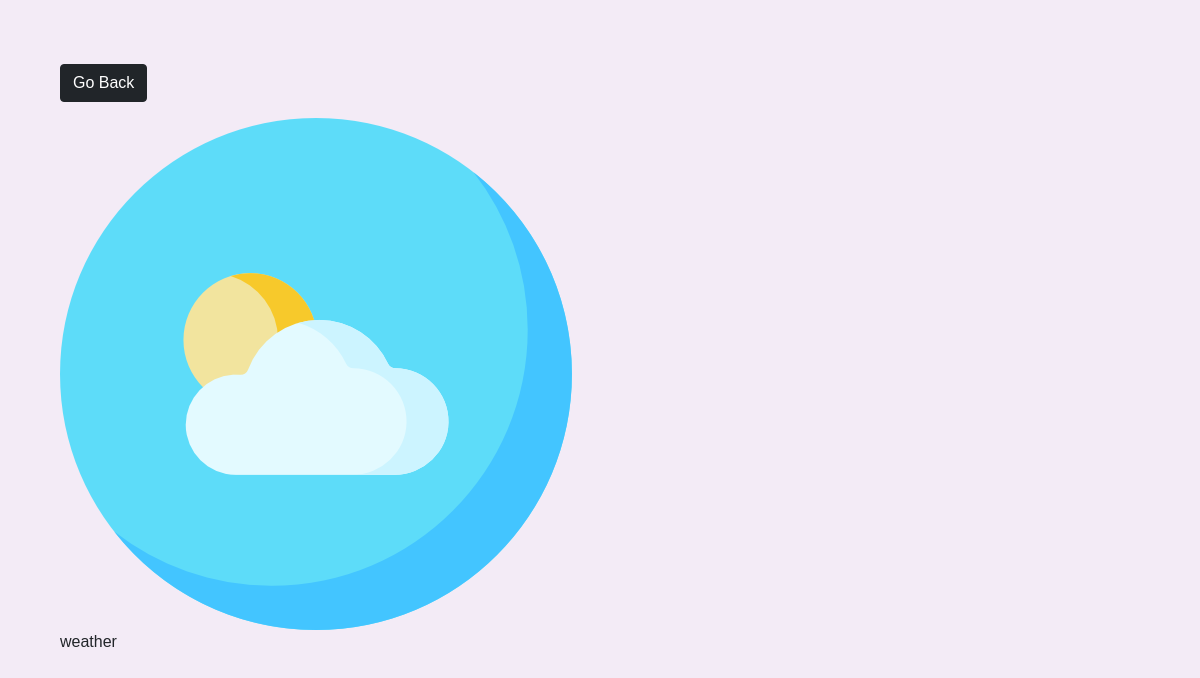
Page /photo/1/ (signed in) on the committed database.
### album/models.py (models this page shows, shortened)
class Photo(models.Model):
    class Meta:
        verbose_name = 'Photo'
        verbose_name_plural = 'Photos'
    category = models.ForeignKey(
        Category, on_delete=models.SET_NULL, null=True, blank=True)
    image = models.ImageField(null=False, blank=False)
    description = models.TextField()

### album/views.py (the view)
# urls.py: path('photo/<str:pk>/', views.viewPhoto, name='photo'),
@login_required(login_url='login')
def viewPhoto(request, pk):
    photo = Photo.objects.get(id=pk)
    return render(request, 'album/photo.html', {'photo': photo})

### album/templates/album/photo.html (shortened to what this page needs)
<!DOCTYPE html>
<html>
<head>
    <link href="https://cdn.jsdelivr.net/npm/bootstrap@5.0.0-beta1/dist/css/bootstrap.min.css" rel="stylesheet"
>
</head>
<body class="m-5">
    <div class="container">
        <div class="row justify-content-center">
            <div class="col">
                <a href="{% url 'gallery' %}" class="btn btn-dark my-3">Go Back</a>
                <div style="height: 90vh;">
                    <img style="max-width: 100%; max-height: 100%;" src="{{photo.image.url}}">
                    <p>{{photo.description}}</p>
                </div>
            </div>
        </div>
    </div>
</body>
</html>

### album/templates/album/photo.html (style rules this page uses)
body { background-color: #F3EBF6; font-family: 'Ubuntu', sans-serif; }

### rows in the picture
Photo: image (picture), description "weather"
